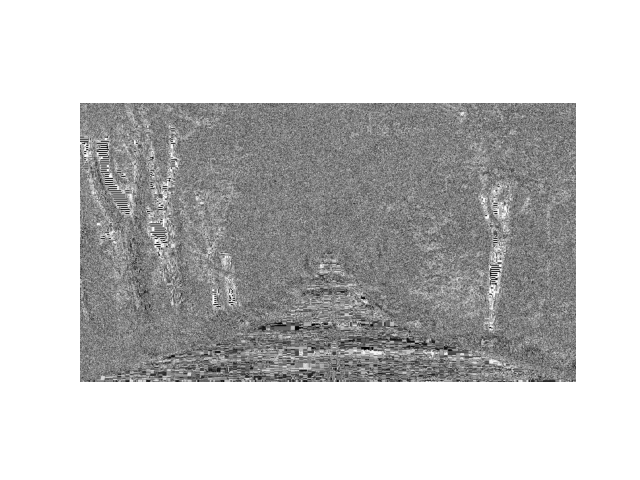

Reproduce this figure in Python.
import numpy as np
from numba import njit
import matplotlib.pyplot as plt
from matplotlib.image import imread

image_path = 'highest_reso.jpeg'
image_array = imread(image_path)

if image_array.ndim == 3:
    image_array = (0.333 * (image_array[:, :, 0] + image_array[:, :, 1] + image_array[:, :, 2])) * 255
    image_array = image_array.astype(np.uint8)

brightness_offset = -10  # brightness control

@njit
def adjust_brightness(img, offset):
    bright_img = np.zeros(img.shape, dtype=np.uint8)
    for i in range(img.shape[0]):
        for j in range(img.shape[1]):
            value = img[i, j] + offset
            if value < 0:
                bright_img[i, j] = 0
            elif value > 255:
                bright_img[i, j] = 255
            else:
                bright_img[i, j] = value
    return bright_img

bright_image = adjust_brightness(image_array, brightness_offset)

plt.imshow(bright_image, cmap='gray')
plt.axis('off')  # Hide axes
plt.show()
